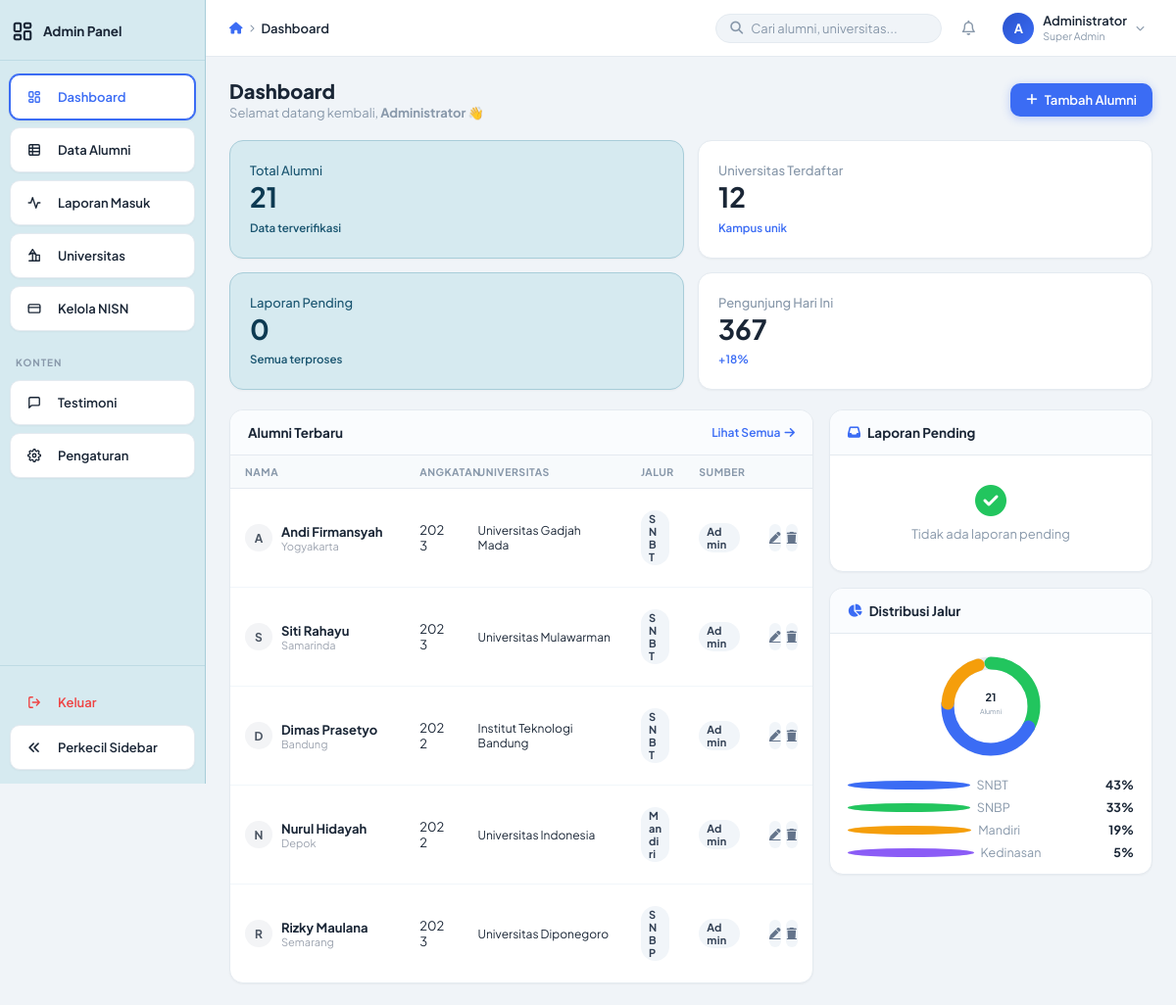
Page /php/admin/dashboard.php (signed in) on the committed database.
### tables this page shows
CREATE TABLE IF NOT EXISTS alumni (
  id               INT AUTO_INCREMENT PRIMARY KEY,
  nama             VARCHAR(150) NOT NULL,
  nisn             VARCHAR(20)  DEFAULT NULL,
  universitas_id   INT          NOT NULL,
  universitas_nama VARCHAR(200) NOT NULL,    
  prodi            VARCHAR(200) NOT NULL,
  jalur            ENUM('SNBP','SNBT','Mandiri','Kedinasan') NOT NULL,
  angkatan         YEAR         NOT NULL,
  input_oleh       ENUM('siswa','admin') DEFAULT 'admin',
  status           ENUM('aktif','nonaktif') DEFAULT 'aktif',
  created_at       TIMESTAMP    DEFAULT CURRENT_TIMESTAMP,
  updated_at       TIMESTAMP    DEFAULT CURRENT_TIMESTAMP ON UPDATE CURRENT_TIMESTAMP,
  FOREIGN KEY (universitas_id) REFERENCES universitas(id) ON UPDATE CASCADE
);

CREATE TABLE IF NOT EXISTS universitas (
  id         INT AUTO_INCREMENT PRIMARY KEY,
  kode       VARCHAR(20)  NOT NULL UNIQUE,
  nama       VARCHAR(200) NOT NULL,
  kota       VARCHAR(100),
  pulau      VARCHAR(50),
  lat        DECIMAL(9,6),
  lng        DECIMAL(9,6),
  created_at TIMESTAMP DEFAULT CURRENT_TIMESTAMP
);

### php/admin/dashboard.php (the view, shortened to what this page needs)
<?php
$db = getDB();
$totalAlumni   = $db->query("SELECT COUNT(*) FROM alumni WHERE status='aktif'")->fetchColumn();
$totalUniv     = $db->query("SELECT COUNT(DISTINCT universitas_id) FROM alumni WHERE status='aktif'")->fetchColumn();
$pendingLaporan= $db->query("SELECT COUNT(*) FROM laporan_masuk WHERE status='pending'")->fetchColumn();
$todayVisitor  = rand(280, 420);
$terbaru = $db->query("
    SELECT a.*, u.kota
    FROM alumni a
    JOIN universitas u ON a.universitas_id = u.id
    WHERE a.status='aktif'
    ORDER BY a.created_at DESC
    LIMIT 5
")->fetchAll();
$jalurDist = $db->query("
    SELECT jalur, COUNT(*) as cnt
    FROM alumni WHERE status='aktif'
    GROUP BY jalur
")->fetchAll(PDO::FETCH_KEY_PAIR);
$totalJalur   = array_sum($jalurDist);
$snbpPct  = $totalJalur ? round(($jalurDist['SNBP']??0)/$totalJalur*100) : 0;
$snbtPct  = $totalJalur ? round(($jalurDist['SNBT']??0)/$totalJalur*100) : 0;
$mandiriPct = $totalJalur ? round(($jalurDist['Mandiri']??0)/$totalJalur*100) : 0;
$kedinasanPct = $totalJalur ? (100 - $snbpPct - $snbtPct - $mandiriPct) : 0;
$laporanPending = $db->query("
    SELECT l.*, u.nama AS univ_nama
    FROM laporan_masuk l
    JOIN universitas u ON l.universitas_id = u.id
    WHERE l.status = 'pending'
    ORDER BY l.submitted_at DESC
    LIMIT 4
")->fetchAll();
?>
<!DOCTYPE html>
<html lang="id">
<head>
  <link rel="stylesheet" href="https://cdnjs.cloudflare.com/ajax/libs/font-awesome/6.4.0/css/all.min.css">
  <link rel="stylesheet" href="../../css/admin.css">
</head>
<body class="admin-page" id="adminPage">
  <?php include 'sidebar.php'; ?>
  <div class="main-wrap" id="mainWrap">
    <header class="topbar">
      <div class="topbar-left">
        <div class="breadcrumb">
          <span class="breadcrumb-home"><i class="fa-solid fa-house"></i></span>
          <span class="sep"><i class="fa-solid fa-chevron-right"></i></span>
          <span class="breadcrumb-active">Dashboard</span>
        </div>
      </div>
      <div class="topbar-right">
        <div class="topbar-search">
          <i class="fa-solid fa-magnifying-glass"></i>
          <input type="text" placeholder="Cari alumni, universitas..." id="dashSearch" onkeydown="if(event.key==='Enter'&&this.value) window.location='alumni.php?q='+encodeURIComponent(this.value)">
        </div>
        <?php include 'topbar-avatar.php'; ?>
      </div>
    </header>
    <main class="content">
      <div class="page-title">
        <div>
          <h2>Dashboard</h2>
          <p>Selamat datang kembali, <strong><?= htmlspecialchars($_SESSION['admin_nama'] ?? 'Admin') ?></strong> 👋</p>
        </div>
        <a href="alumni.php?action=tambah" class="btn-primary-sm">
          <i class="fa-solid fa-plus"></i> Tambah Alumni
        </a>
      </div>
      <div class="stats-grid">
        <div class="stat-card stat-card--blue">
          <div class="stat-body">
            <p class="stat-label">Total Alumni</p>
            <h3 class="stat-value"><?= number_format($totalAlumni) ?></h3>
            <span class="stat-change up">Data terverifikasi</span>
          </div>
        </div>
        <div class="stat-card">
          <div class="stat-body">
            <p class="stat-label">Universitas Terdaftar</p>
            <h3 class="stat-value"><?= $totalUniv ?></h3>
            <span class="stat-change up">Kampus unik</span>
          </div>
        </div>
        <div class="stat-card stat-card--blue">
          <div class="stat-body">
            <p class="stat-label">Laporan Pending</p>
            <h3 class="stat-value"><?= $pendingLaporan ?></h3>
            <span class="stat-change <?= $pendingLaporan > 0 ? 'down' : 'up' ?>">
              <?= $pendingLaporan > 0 ? 'Perlu verifikasi' : 'Semua terproses' ?>
            </span>
          </div>
        </div>
        <div class="stat-card">
          <div class="stat-body">
            <p class="stat-label">Pengunjung Hari Ini</p>
            <h3 class="stat-value"><?= number_format($todayVisitor) ?></h3>
            <span class="stat-change up">+18%</span>
          </div>
        </div>
      </div>
      <div class="content-grid">
        <div class="card">
          <div class="card-header">
            <h3>Alumni Terbaru</h3>
            <a href="alumni.php" class="see-all">Lihat Semua <i class="fa-solid fa-arrow-right"></i></a>
          </div>
          <div class="table-wrap" style="overflow-x:unset;">
            <table class="data-table" style="width:100%;table-layout:fixed;">
              <colgroup>
                <col style="width:30%">
                <col style="width:10%">
                <col style="width:28%">
                <col style="width:10%">
                <col style="width:12%">
                <col style="width:10%">
              </colgroup>
              <thead>
                <tr><th>Nama</th><th>Angkatan</th><th>Universitas</th><th>Jalur</th><th>Sumber</th><th></th></tr>
              </thead>
              <tbody>
                <?php
                $avColors = [
                  ['#f3f4f6','#4b5563']
                ];
                foreach ($terbaru as $i => $a):
                  $c    = $avColors[$i % count($avColors)];
                  $init = strtoupper(mb_substr($a['nama'], 0, 1));
                ?>
                <tr>
                  <td>
                    <div class="user-cell">
                      <div class="user-ava" style="background:<?= $c[0] ?>;color:<?= $c[1] ?>;"><?= $init ?></div>
                      <div>
                        <div style="font-weight:700;font-size:13px;"><?= htmlspecialchars($a['nama']) ?></div>
                        <?php if ($a['kota']): ?><div style="font-size:11px;color:#9ca3af;"><?= htmlspecialchars($a['kota']) ?></div><?php endif; ?>
                      </div>
                    </div>
                  </td>
                  <td><?= $a['angkatan'] ?></td>
                  <td style="font-size:12px;white-space:normal;"><?= htmlspecialchars($a['universitas_nama']) ?></td>
                  <td>
                    <span class="pill <?= $a['jalur']==='SNBP'?'pill-green':($a['jalur']==='SNBT'?'pill-blue':($a['jalur']==='Kedinasan'?'pill-yellow':'pill-red')) ?>">
                      <?= htmlspecialchars($a['jalur']) ?>
                    </span>
                  </td>
                  <td>
                    <span class="pill <?= $a['input_oleh']==='admin' ? 'pill-blue' : 'pill-green' ?>">
                      <?= $a['input_oleh']==='admin' ? 'Admin' : 'Siswa' ?>
                    </span>
                  </td>
                  <td>
                    <div class="action-btns">
                      <a href="alumni.php?action=edit&id=<?= $a['id'] ?>" class="btn-icon blue-icon"><i class="fa-solid fa-pen"></i></a>
                      <a href="alumni.php?action=delete&id=<?= $a['id'] ?>" class="btn-icon red-icon"
                        onclick="return confirm('Hapus <?= addslashes($a['nama']) ?>?')">
                        <i class="fa-solid fa-trash"></i>
                      </a>
                    </div>
                  </td>
                </tr>
                <?php endforeach; ?>
              </tbody>
            </table>
          </div>
        </div>
        <div class="side-cards">
          <div class="card">
            <div class="card-header">
              <h3><i class="fa-solid fa-inbox"></i> Laporan Pending</h3>
            </div>
            <div class="report-list">
              <?php if (empty($laporanPending)): ?>
              <div class="empty-state" style="padding:24px;">
                <i class="fa-solid fa-check-circle" style="color:var(--green);"></i>
                <p>Tidak ada laporan pending</p>
              </div>
              <?php endif; ?>
            </div>
          </div>
          <div class="card">
            <div class="card-header">
              <h3><i class="fa-solid fa-chart-pie"></i> Distribusi Jalur</h3>
            </div>
            <div class="donut-wrap">
              <?php
              $circumference = 276.46;
              $snbpDash  = round($circumference * ($snbpPct / 100));
              $snbtDash  = round($circumference * ($snbtPct / 100));
              $mandiriDash = round($circumference * ($mandiriPct / 100));
              $snbpOffset = 0;
              $snbtOffset = -$snbpDash;
              $mandiriOffset = -($snbpDash + $snbtDash);
              ?>
              <svg viewBox="0 0 120 120" class="donut-chart">
                <circle cx="60" cy="60" r="44" fill="none" stroke="#e4eaf0" stroke-width="13"/>
                <?php if ($snbpPct > 0): ?>
                <circle cx="60" cy="60" r="44" fill="none" stroke="#22c55e" stroke-width="13"
                  stroke-dasharray="<?= $snbpDash ?> <?= $circumference - $snbpDash ?>"
                  stroke-dashoffset="<?= $snbpOffset ?>" stroke-linecap="round"/>
                <?php endif; ?>
                <?php if ($snbtPct > 0): ?>
                <circle cx="60" cy="60" r="44" fill="none" stroke="#3b6cf4" stroke-width="13"
                  stroke-dasharray="<?= $snbtDash ?> <?= $circumference - $snbtDash ?>"
                  stroke-dashoffset="<?= $snbtOffset ?>" stroke-linecap="round"/>
                <?php endif; ?>
                <?php if ($mandiriPct > 0): ?>
                <circle cx="60" cy="60" r="44" fill="none" stroke="#f59e0b" stroke-width="13"
                  stroke-dasharray="<?= $mandiriDash ?> <?= $circumference - $mandiriDash ?>"
                  stroke-dashoffset="<?= $mandiriOffset ?>" stroke-linecap="round"/>
                <?php endif; ?>
                <text x="60" y="55" text-anchor="middle" fill="#1a2636" font-size="11" font-weight="700" font-family="Plus Jakarta Sans"><?= number_format($totalAlumni) ?></text>
                <text x="60" y="68" text-anchor="middle" fill="#8898aa" font-size="7" font-family="Plus Jakarta Sans">Alumni</text>
              </svg>
            </div>
            <div class="donut-legend">
              <?php foreach ([
                ['SNBT',     '#3b6cf4', $snbtPct],
                ['SNBP',     '#22c55e', $snbpPct],
                ['Mandiri',  '#f59e0b', $mandiriPct],
                ['Kedinasan','#8b5cf6', $kedinasanPct],
              ] as [$label, $col, $pct]):
              ?>
              <div class="legend-item">
                <span class="lg-dot" style="background:<?= $col ?>;"></span>
                <span><?= $label ?></span>
                <strong><?= $pct ?>%</strong>
              </div>
              <?php endforeach; ?>
            </div>
          </div>
        </div>
      </div>
    </main>
  </div>
</body>
</html>

### php/admin/dashboard.php (style rules this page uses)
.stat-card--blue { background: #d6eaf0 !important; border-color: #a8cdd9 !important; }
.stat-card--blue .stat-label { color: #1a5570 !important; }
.stat-card--blue .stat-value { color: #0d3a52 !important; }
.stat-card--blue .stat-change { color: #1a5570 !important; }
.data-table td { word-break: break-word; }
.data-table td, .data-table th { white-space: normal !important; }
.content-grid { align-items: start; }
.content-grid > .card:first-child { height: 100%; }
.data-table td { color: var(--text) !important; padding: 22px 15px !important; }

### rows in the picture
alumni: nama "A", nama "Andi Firmansyah", universitas.kota "Yogyakarta", angkatan "2023", universitas_nama "Universitas Gadjah Mada", jalur "SNBT", input_oleh "Admin"
alumni: nama "S", nama "Siti Rahayu", universitas.kota "Samarinda", angkatan "2023", universitas_nama "Universitas Mulawarman", jalur "SNBT", input_oleh "Admin"
alumni: nama "D", nama "Dimas Prasetyo", universitas.kota "Bandung", angkatan "2022", universitas_nama "Institut Teknologi Bandung", jalur "SNBT", input_oleh "Admin"
alumni: nama "N", nama "Nurul Hidayah", universitas.kota "Depok", angkatan "2022", universitas_nama "Universitas Indonesia", jalur "Mandiri", input_oleh "Admin"
alumni: nama "R", nama "Rizky Maulana", universitas.kota "Semarang", angkatan "2023", universitas_nama "Universitas Diponegoro", jalur "SNBP", input_oleh "Admin"

### other values in the picture
mb_substr($_SESSION['admin_nama'] ?? 'A', 0, 1) "A"
$_SESSION['admin_nama'] "Administrator"
$totalAlumni "21"
$totalUniv "12"
$pendingLaporan "0"
$label "SNBT"
$pct "43"
$label "SNBP"
$pct "33"
$label "Mandiri"
$pct "19"
$label "Kedinasan"
$pct "5"
